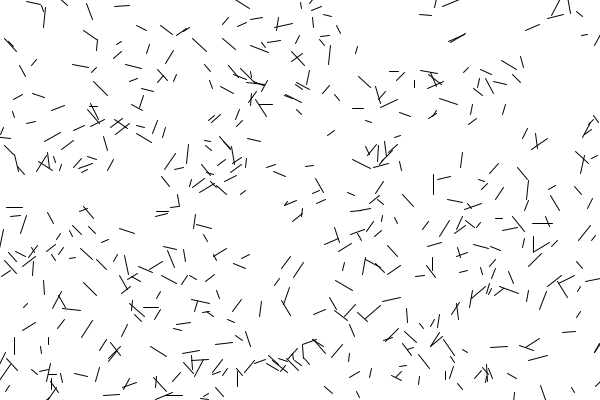
Frame 1 (no input)
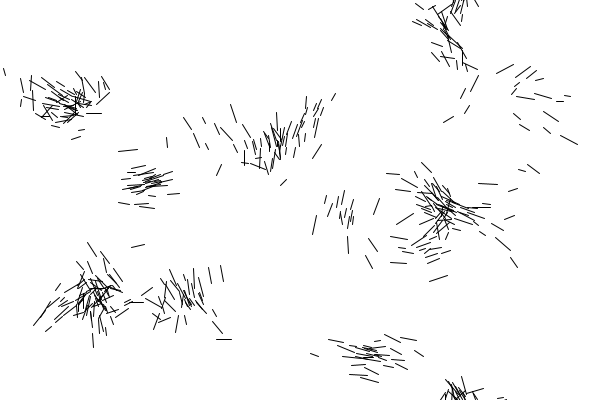
Frame 60 (the mouse pressed at the canvas centre just before this capture)
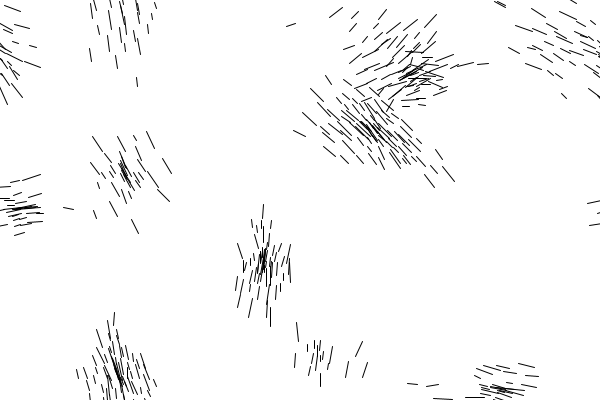
Frame 120 (the mouse held since frame 60 and released just before this capture)

The Processing sketch that drew these frames (run headless with seeded random() and noise(); from frame 60 on, the mouse is pressed at the canvas centre):

// Processing sketch: Flocking
// ── Flocking.pde
ArrayList<Boid> boids;
float maxForce = 0.05;
float maxSpeed = 3;

void setup(){
  size(600, 400);
  boids = new ArrayList<Boid>();
  for ( int i=0; i<500; i++){
    Boid b = new Boid(random(width), random(height));
    boids.add(b);
  }
}

void draw() {
  background(255);
  for(int i = 0; i < boids.size(); i++){
    Boid b = boids.get(i);
    b.run(boids);
  }
}

void mousePressed() {
  Boid b = new Boid(mouseX, mouseY);
  boids.add(b);
}

// ── Boid.pde
class Boid {
  PVector position;
  PVector velocity;
  PVector acceleration;
  float r;
  Boid(float x, float y) {
    position = new PVector(x, y);
    acceleration = new PVector(0, 0);
    velocity = new PVector(random(-1, 1), random(-1, 1));
    r = random(3, 10);
  }
  void run(ArrayList<Boid> boids) {
    flock(boids);
    update();
    borders();
    draw();
  }
  void flock (ArrayList<Boid> boids) {
    PVector s = separation(boids);
    PVector a = alignment(boids);
    PVector c = cohesion(boids);
    //s.mult(1.5);
    //a.mult(1.0);
    //c.mult(1.0);
    acceleration.add(s);
    acceleration.add(a);
    acceleration.add(c);
  }
  PVector alignment(ArrayList<Boid> boids) {
    PVector sum = new PVector();
    PVector steer = new PVector();
    float neighbordist = 50;
    float count = 0;
    for (int i=0; i<boids.size(); i++) {
      Boid other = boids.get(i);
      float d = PVector.dist(position, other.position);
      if (d > 0 && d < neighbordist) {
        sum.add(other.velocity);
        count++;
      }
    }
    if (count > 0) {
      sum.div(count);
      sum.normalize();
      sum.mult(maxSpeed);
      steer = PVector.sub(sum,velocity);
      steer.limit(maxForce);
    }
    return steer;
  }
  PVector separation(ArrayList<Boid> boids) {
    PVector steer = new PVector();
    float count = 0;
    for (int i=0; i<boids.size(); i++) {
      Boid other = boids.get(i);
      float desired = r + other.r + 3;
      float d = PVector.dist(position, other.position);
      if (d > 0 && d < desired) {
        PVector diff = PVector.sub(position, other.position);
        diff.normalize();
        diff.div(d);
        steer.add(diff);
        count++;
      }
    }
    if (count>0) {
      steer.div(count);
    }
    if (steer.mag() > 0) {
      steer.normalize();
      steer.mult(maxSpeed);
      steer.sub(velocity);
      steer.limit(maxForce);
    }
    return steer;
  }
  PVector cohesion (ArrayList<Boid> boids) {
    float neighbordist = 50;
    PVector sum = new PVector(0, 0);   // Start with empty vector to accumulate all positions
    int count = 0;
    for (Boid other : boids) {
      float d = PVector.dist(position, other.position);
      if ((d > 0) && (d < neighbordist)) {
        sum.add(other.position); // Add position
        count++;
      }
    }
    if (count > 0) {
      sum.div(count);
      PVector desired = PVector.sub(sum, position);
      desired.normalize();
      desired.mult(maxSpeed);
      PVector steer = PVector.sub(desired, velocity);
      steer.limit(maxForce);
      return steer;
    } else {
      return new PVector(0, 0);
    }
  }
  void update() {
    velocity.add(acceleration);
    velocity.limit(maxSpeed);
    position.add(velocity);
    acceleration.mult(0);
  }
  void borders() {
    if (position.x < -r) {
      position.x = width+r;
    }
    if (position.y < -r) {
      position.y = height+r;
    }
    if (position.x > width+r) {
      position.x = -r;
    }
    if (position.y > height+r) {
      position.y = -r;
    }
  }
  void draw() {
    float angle1 = velocity.heading();
    float angle2 = angle1 + radians(180);
    line(position.x + cos(angle1)*r, position.y + sin(angle1)*r, 
      position.x + cos(angle2)*r, position.y + sin(angle2)*r);
  }
}
